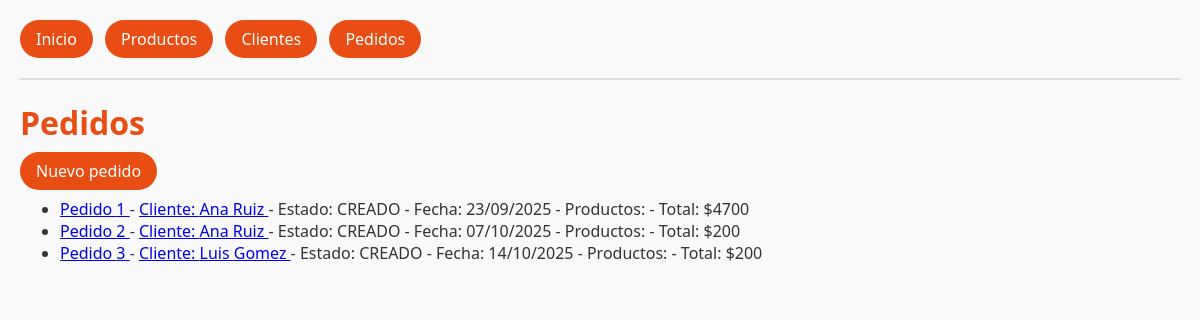
Page /pedidos/ on the earlier database version.
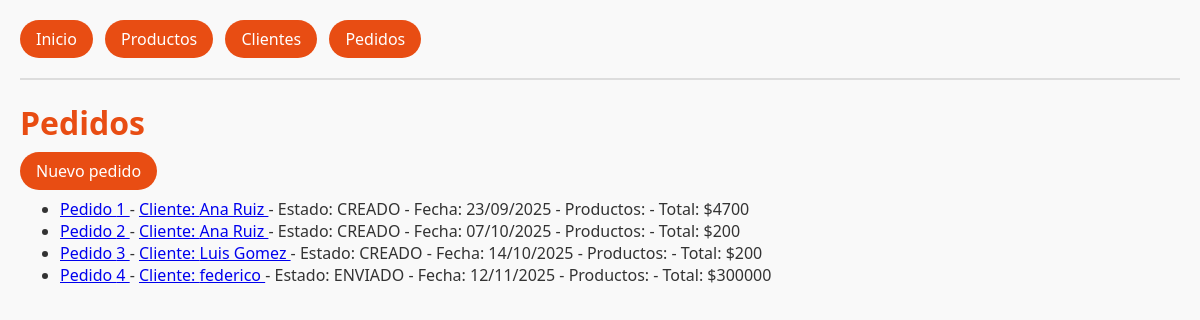
Same page on the later database version.
### tienda/models.py (models this page shows, shortened)
class Pedido(models.Model):
    ESTADOS = [
        ("CREADO", "Creado"),
        ("PAGADO", "Pagado"),
        ("ENVIADO", "Enviado"),
        ("CERRADO", "Cerrado"),
    ]
    cliente = models.ForeignKey("Cliente", on_delete=models.CASCADE, related_name="pedidos")
    estado = models.CharField(max_length=10, choices=ESTADOS, default="CREADO")
    fecha = models.DateTimeField(auto_now_add=True)

class Cliente(models.Model):
    nombre = models.CharField(max_length=120)
    correo = models.EmailField(unique=True)
    fecha_registro = models.DateTimeField(auto_now_add=True)
    activo = models.BooleanField(default=True)

### tienda/views.py (the view)
# urls.py: path("pedidos/", views.lista_pedidos, name="lista_pedidos"),
def lista_pedidos(request):
    pedidos = Pedido.objects.annotate(
        total_productos=Sum("items__cantidad"),
        total_precio=Sum(F("items__cantidad") * F("items__precio_unitario")),
    )
    return render(request, "tienda/lista_pedidos.html", {"pedidos": pedidos})

### tienda/templates/tienda/lista_pedidos.html (shortened to what this page needs)
{% extends "tienda/base.html" %}
{% block content %}
<h1>Pedidos</h1>
<p><a href="{% url 'tienda:crear_pedido_items' %}" class="btn">Nuevo pedido</a></p>
<ul>
    {% for ped in pedidos %}
    <li>
        <a href="{% url 'tienda:detalle_pedido' ped.pk %}">
            Pedido {{ ped.id }}
        </a>
         -
        <a href="{% url 'tienda:detalle_cliente' ped.cliente.pk %}">
            Cliente: {{ ped.cliente.nombre }}
        </a>
        - Estado: {{ ped.estado }}
        - Fecha: {{ ped.fecha|date:"d/m/Y" }}
        - Productos: {{ ped.productos.count }}
        - Total: ${{ ped.total_precio|default:"0.0" }}
    </li>
    {% empty %}
    <li>No hay pedidos registrados.</li>
    {% endfor %}
</ul>
{% endblock %}

### tienda/templates/tienda/base.html (shortened to what this page needs)
{% load static %}
<!DOCTYPE html>
<html lang="es">
    <head>
        <link rel="stylesheet" href="{% static 'css/main.css' %}">
    </head>
    <body>
        {% include "tienda/partials/navbar.html" %}
        <main class="container">
            {% block content %}{% endblock %}
        </main>
    </body>
</html>

### tienda/templates/tienda/partials/navbar.html
<nav>
    <a href="{% url 'tienda:home' %}">Inicio</a>
    <a href="{% url 'tienda:lista_productos' %}">Productos</a>
    <a href="{% url 'tienda:lista_clientes' %}">Clientes</a>
    <a href="{% url 'tienda:lista_pedidos' %}">Pedidos</a>
</nav>
<hr />

### tienda/static/css/main.css (style rules this page uses)
body { font-family: 'Segoe UI', sans-serif; margin: 20px; background-color: #f9f9f9; color: #333; }
h1, h2, h3 { color: #e84d13; margin-bottom: 15px; }
nav { margin-bottom: 20px; }
nav a { display: inline-block; padding: 8px 16px; margin-right: 8px; background-color: #e84d13; color: #fff; border-radius: 9999px; text-decoration: none; font-weight: 500; transition: background 0.3s, transform 0.2s; }
hr { border: none; border-top: 2px solid #ddd; margin: 15px 0; }
.btn { border-radius: 9999px; padding: 8px 16px; background-color: #e84d13; color: #fff; text-decoration:none; }

Differences in the rows shown:
added Pedido: id "4", cliente.nombre "federico", estado "ENVIADO", fecha "12/11/2025", total_precio "300000"
